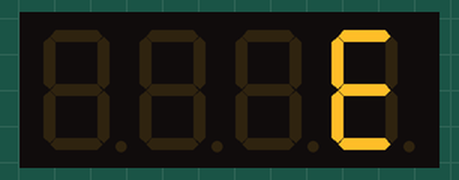
Simulated run of this sketch. Board: Arduino Uno, built with avr-gcc and run on an emulated ATmega328P. Parts: 4-digit seven-segment display.

Above: at 0.45 s.
At 1.35 s:
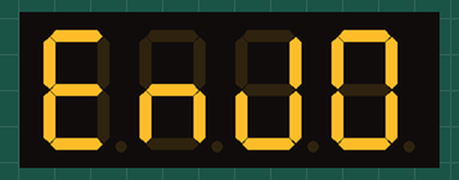
At 2.26 s:
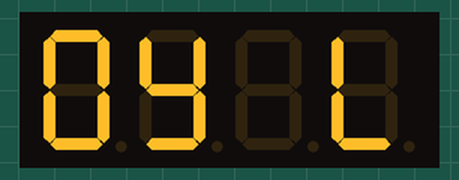
At 3.16 s:
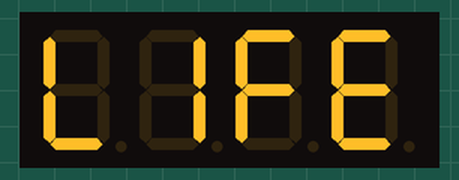
At 3.76 s:
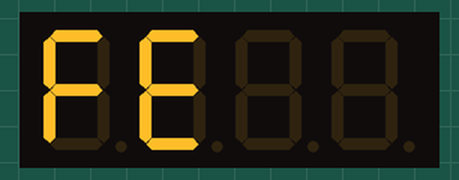
At 4.3 s:
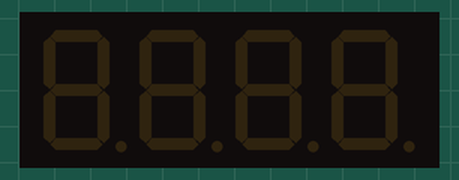

The sketch:

TM1637_Running_Line.ino
```cpp
/*
PROJECT: https://wokwi.com/projects/378181636088343553
AUTHOR:  Anastasia Cheremisova
https://github.com/space13pirate
*/

/*
Eng: Inclusion of the GyverTM1637 library, which allows you to easily manage the TM1637 indicator.
Рус: Включение библиотеки GyverTM1637, которая позволяет легко управлять индикатором TM1637.
*/
#include "GyverTM1637.h"

/*
Eng: Defining 2 constants CLK and DIO and assigning them values 2 and 3 respectively.
Рус: Определение 2 констант CLK и DIO и присваиваивание им значений 2 и 3 соответственно.
*/
#define CLK 2
#define DIO 3

/*
Eng: Creation of a disp object of type GyverTM1637 and initialization indicating the CLK and DIO pins to which the indicator is connected.
Рус: Создание объекта disp типа GyverTM1637 и инициализация с указанием пинов CLK и DIO, к которым подключён индикатор.
*/
GyverTM1637 disp(CLK, DIO);

/*
Eng: The function is executed once when Arduino starts.
Рус: Функция выполняется 1 раз при старте Arduino.
*/
void setup() {
  /*
  Eng: Initializes a serial port connection at 9600 bps (will be used to output debug messages).
  Рус: Инициализация соединения по последовательному порту со скоростью 9600 бит в секунду (будет использоваться для вывода отладочных сообщений).
  */
  Serial.begin(9600);

  /*
  Eng: Set the indicator brightness to 7 (maximum brightness).
  Рус: Установка яркости индикатора равной 7 (максимальная яркость).
  */
  disp.brightness(7);
}

/*
Eng: The function runs indefinitely after the setup() function is executed.
Рус: Функция выполняется бесконечно после выполнения функции setup().
*/
void loop() {
  /*
  Eng: Create an array that contains segment definitions for displaying specific characters.
  Рус: Создание массива, который содержит определения сегментов для отображения определённых символов.
  */
  byte running_line[] = {_E, _n, _J, _O, _Y, _empty,
                        _L, _l, _F, _E};

  /*
  Eng: Calling the runningString function from the GyverTM1637 library to display a “running line” on the indicator.
  Рус: Вызов функции runningString из библиотеки GyverTM1637 для отображения "бегущей строки" на индикаторе.
  */
  disp.runningString(running_line, sizeof(running_line), 300);
}
```

Measured:
- by itself, everything shown: repeats every 4.5 s, in 14 steps
- what the display in image 5 shows lasts 0.6 s, from 4.2 s to 4.8 s
